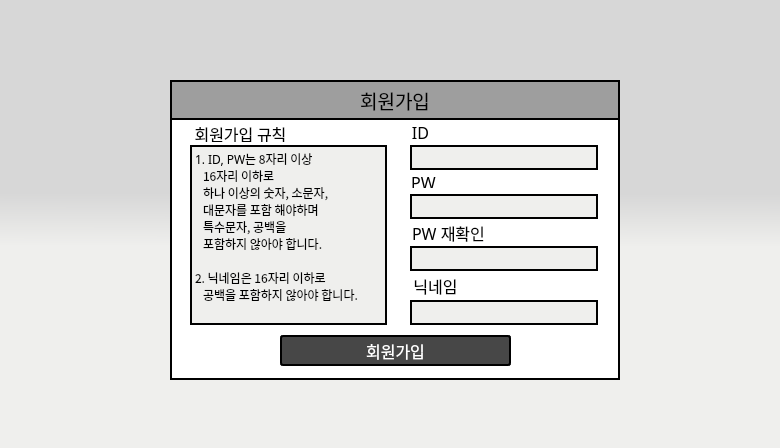
<?xml version="1.0" encoding="UTF-8"?>
<ui version="4.0">
 <class>Dialog</class>
 <widget class="QDialog" name="Dialog">
  <property name="geometry">
   <rect>
    <x>0</x>
    <y>0</y>
    <width>780</width>
    <height>448</height>
   </rect>
  </property>
  <property name="windowTitle">
   <string>PIM AGENT</string>
  </property>
  <property name="styleSheet">
   <string notr="true">background-color:qlineargradient(spread:pad, x1:0.5, y1:0.432, x2:0.499682, y2:0.551, stop:0 rgba(215, 215, 215, 255), stop:1 rgba(239, 239, 237, 255))</string>
  </property>
  <widget class="QFrame" name="frame">
   <property name="geometry">
    <rect>
     <x>170</x>
     <y>80</y>
     <width>450</width>
     <height>300</height>
    </rect>
   </property>
   <property name="font">
    <font>
     <family>함초롬돋움</family>
     <pointsize>12</pointsize>
    </font>
   </property>
   <property name="styleSheet">
    <string notr="true">background-color:#ffffff;
border: 2px solid black;
</string>
   </property>
   <property name="frameShape">
    <enum>QFrame::StyledPanel</enum>
   </property>
   <property name="frameShadow">
    <enum>QFrame::Raised</enum>
   </property>
   <widget class="QLineEdit" name="idEdit">
    <property name="geometry">
     <rect>
      <x>240</x>
      <y>65</y>
      <width>188</width>
      <height>25</height>
     </rect>
    </property>
    <property name="font">
     <font>
      <family>돋움</family>
      <pointsize>12</pointsize>
     </font>
    </property>
    <property name="styleSheet">
     <string notr="true">background-color:#EFEFED;</string>
    </property>
    <property name="alignment">
     <set>Qt::AlignLeading|Qt::AlignLeft|Qt::AlignVCenter</set>
    </property>
   </widget>
   <widget class="QLabel" name="passLabel">
    <property name="geometry">
     <rect>
      <x>233</x>
      <y>92</y>
      <width>41</width>
      <height>21</height>
     </rect>
    </property>
    <property name="font">
     <font>
      <family>함초롬돋움</family>
      <pointsize>12</pointsize>
     </font>
    </property>
    <property name="styleSheet">
     <string notr="true">border: 5px solid rgba(255,255,255,0);
background-color: rgba(255,255,255,0);
background: transparent;</string>
    </property>
    <property name="text">
     <string>PW</string>
    </property>
    <property name="alignment">
     <set>Qt::AlignCenter</set>
    </property>
   </widget>
   <widget class="QLineEdit" name="pwdEdit">
    <property name="geometry">
     <rect>
      <x>240</x>
      <y>114</y>
      <width>188</width>
      <height>25</height>
     </rect>
    </property>
    <property name="font">
     <font>
      <family>돋움</family>
      <pointsize>12</pointsize>
     </font>
    </property>
    <property name="styleSheet">
     <string notr="true">background-color:#EFEFED;</string>
    </property>
    <property name="echoMode">
     <enum>QLineEdit::Password</enum>
    </property>
   </widget>
   <widget class="QLabel" name="idLabel">
    <property name="geometry">
     <rect>
      <x>230</x>
      <y>40</y>
      <width>41</width>
      <height>25</height>
     </rect>
    </property>
    <property name="font">
     <font>
      <family>함초롬돋움</family>
      <pointsize>12</pointsize>
     </font>
    </property>
    <property name="styleSheet">
     <string notr="true">border: 5px solid rgba(255,255,255,0);
background-color: rgba(255,255,255,0);
background: transparent;</string>
    </property>
    <property name="text">
     <string>ID</string>
    </property>
    <property name="alignment">
     <set>Qt::AlignCenter</set>
    </property>
   </widget>
   <widget class="QPushButton" name="joinBtn">
    <property name="geometry">
     <rect>
      <x>110</x>
      <y>255</y>
      <width>231</width>
      <height>31</height>
     </rect>
    </property>
    <property name="palette">
     <palette>
      <active>
       <colorrole role="WindowText">
        <brush brushstyle="SolidPattern">
         <color alpha="255">
          <red>255</red>
          <green>255</green>
          <blue>255</blue>
         </color>
        </brush>
       </colorrole>
       <colorrole role="Button">
        <brush brushstyle="SolidPattern">
         <color alpha="255">
          <red>71</red>
          <green>71</green>
          <blue>71</blue>
         </color>
        </brush>
       </colorrole>
       <colorrole role="Text">
        <brush brushstyle="SolidPattern">
         <color alpha="255">
          <red>255</red>
          <green>255</green>
          <blue>255</blue>
         </color>
        </brush>
       </colorrole>
       <colorrole role="ButtonText">
        <brush brushstyle="SolidPattern">
         <color alpha="255">
          <red>255</red>
          <green>255</green>
          <blue>255</blue>
         </color>
        </brush>
       </colorrole>
       <colorrole role="Base">
        <brush brushstyle="SolidPattern">
         <color alpha="255">
          <red>71</red>
          <green>71</green>
          <blue>71</blue>
         </color>
        </brush>
       </colorrole>
       <colorrole role="Window">
        <brush brushstyle="SolidPattern">
         <color alpha="255">
          <red>71</red>
          <green>71</green>
          <blue>71</blue>
         </color>
        </brush>
       </colorrole>
      </active>
      <inactive>
       <colorrole role="WindowText">
        <brush brushstyle="SolidPattern">
         <color alpha="255">
          <red>255</red>
          <green>255</green>
          <blue>255</blue>
         </color>
        </brush>
       </colorrole>
       <colorrole role="Button">
        <brush brushstyle="SolidPattern">
         <color alpha="255">
          <red>71</red>
          <green>71</green>
          <blue>71</blue>
         </color>
        </brush>
       </colorrole>
       <colorrole role="Text">
        <brush brushstyle="SolidPattern">
         <color alpha="255">
          <red>255</red>
          <green>255</green>
          <blue>255</blue>
         </color>
        </brush>
       </colorrole>
       <colorrole role="ButtonText">
        <brush brushstyle="SolidPattern">
         <color alpha="255">
          <red>255</red>
          <green>255</green>
          <blue>255</blue>
         </color>
        </brush>
       </colorrole>
       <colorrole role="Base">
        <brush brushstyle="SolidPattern">
         <color alpha="255">
          <red>71</red>
          <green>71</green>
          <blue>71</blue>
         </color>
        </brush>
       </colorrole>
       <colorrole role="Window">
        <brush brushstyle="SolidPattern">
         <color alpha="255">
          <red>71</red>
          <green>71</green>
          <blue>71</blue>
         </color>
        </brush>
       </colorrole>
      </inactive>
      <disabled>
       <colorrole role="WindowText">
        <brush brushstyle="SolidPattern">
         <color alpha="255">
          <red>255</red>
          <green>255</green>
          <blue>255</blue>
         </color>
        </brush>
       </colorrole>
       <colorrole role="Button">
        <brush brushstyle="SolidPattern">
         <color alpha="255">
          <red>71</red>
          <green>71</green>
          <blue>71</blue>
         </color>
        </brush>
       </colorrole>
       <colorrole role="Text">
        <brush brushstyle="SolidPattern">
         <color alpha="255">
          <red>255</red>
          <green>255</green>
          <blue>255</blue>
         </color>
        </brush>
       </colorrole>
       <colorrole role="ButtonText">
        <brush brushstyle="SolidPattern">
         <color alpha="255">
          <red>255</red>
          <green>255</green>
          <blue>255</blue>
         </color>
        </brush>
       </colorrole>
       <colorrole role="Base">
        <brush brushstyle="SolidPattern">
         <color alpha="255">
          <red>71</red>
          <green>71</green>
          <blue>71</blue>
         </color>
        </brush>
       </colorrole>
       <colorrole role="Window">
        <brush brushstyle="SolidPattern">
         <color alpha="255">
          <red>71</red>
          <green>71</green>
          <blue>71</blue>
         </color>
        </brush>
       </colorrole>
      </disabled>
     </palette>
    </property>
    <property name="font">
     <font>
      <family>함초롬돋움</family>
      <pointsize>12</pointsize>
      <weight>50</weight>
      <bold>false</bold>
     </font>
    </property>
    <property name="styleSheet">
     <string notr="true">color: white;
background-color:#474747;
border-style: solid;
border-radius:3px;</string>
    </property>
    <property name="text">
     <string>회원가입</string>
    </property>
   </widget>
   <widget class="QLabel" name="titleLabel">
    <property name="geometry">
     <rect>
      <x>0</x>
      <y>0</y>
      <width>450</width>
      <height>40</height>
     </rect>
    </property>
    <property name="font">
     <font>
      <family>함초롬돋움</family>
      <pointsize>14</pointsize>
     </font>
    </property>
    <property name="styleSheet">
     <string notr="true">color: black;
background-color: #9E9E9E;
text-align:center;</string>
    </property>
    <property name="text">
     <string>회원가입</string>
    </property>
    <property name="alignment">
     <set>Qt::AlignCenter</set>
    </property>
   </widget>
   <widget class="QLabel" name="repassLabel">
    <property name="geometry">
     <rect>
      <x>233</x>
      <y>138</y>
      <width>91</width>
      <height>30</height>
     </rect>
    </property>
    <property name="font">
     <font>
      <family>함초롬돋움</family>
      <pointsize>12</pointsize>
     </font>
    </property>
    <property name="styleSheet">
     <string notr="true">border: 5px solid rgba(255,255,255,0);
background-color: rgba(255,255,255,0);
background: transparent;</string>
    </property>
    <property name="text">
     <string>PW 재확인</string>
    </property>
    <property name="alignment">
     <set>Qt::AlignCenter</set>
    </property>
   </widget>
   <widget class="QLineEdit" name="pwdCheckEdit">
    <property name="geometry">
     <rect>
      <x>240</x>
      <y>166</y>
      <width>188</width>
      <height>25</height>
     </rect>
    </property>
    <property name="font">
     <font>
      <family>돋움</family>
      <pointsize>12</pointsize>
     </font>
    </property>
    <property name="styleSheet">
     <string notr="true">background-color:#EFEFED;</string>
    </property>
    <property name="echoMode">
     <enum>QLineEdit::Password</enum>
    </property>
   </widget>
   <widget class="QLabel" name="nicknameLabel">
    <property name="geometry">
     <rect>
      <x>230</x>
      <y>190</y>
      <width>71</width>
      <height>31</height>
     </rect>
    </property>
    <property name="font">
     <font>
      <family>함초롬돋움</family>
      <pointsize>12</pointsize>
     </font>
    </property>
    <property name="styleSheet">
     <string notr="true">border: 5px solid rgba(255,255,255,0);
background-color: rgba(255,255,255,0);
background: transparent;</string>
    </property>
    <property name="text">
     <string>닉네임</string>
    </property>
    <property name="alignment">
     <set>Qt::AlignCenter</set>
    </property>
   </widget>
   <widget class="QLineEdit" name="nicknameEdit">
    <property name="geometry">
     <rect>
      <x>240</x>
      <y>220</y>
      <width>188</width>
      <height>25</height>
     </rect>
    </property>
    <property name="font">
     <font>
      <family>돋움</family>
      <pointsize>12</pointsize>
     </font>
    </property>
    <property name="styleSheet">
     <string notr="true">background-color:#EFEFED;</string>
    </property>
    <property name="echoMode">
     <enum>QLineEdit::Normal</enum>
    </property>
   </widget>
   <widget class="QLabel" name="ruleLabel">
    <property name="geometry">
     <rect>
      <x>10</x>
      <y>40</y>
      <width>121</width>
      <height>27</height>
     </rect>
    </property>
    <property name="font">
     <font>
      <family>함초롬돋움</family>
      <pointsize>12</pointsize>
     </font>
    </property>
    <property name="styleSheet">
     <string notr="true">border: 5px solid white;
background-color: rgba(255, 255, 255, 90);
background: transparent;</string>
    </property>
    <property name="text">
     <string>회원가입 규칙</string>
    </property>
    <property name="alignment">
     <set>Qt::AlignCenter</set>
    </property>
   </widget>
   <widget class="QLabel" name="titleLabel_2">
    <property name="geometry">
     <rect>
      <x>20</x>
      <y>65</y>
      <width>197</width>
      <height>180</height>
     </rect>
    </property>
    <property name="font">
     <font>
      <family>함초롬돋움</family>
      <pointsize>9</pointsize>
     </font>
    </property>
    <property name="styleSheet">
     <string notr="true">background-color:#EFEFED;</string>
    </property>
    <property name="text">
     <string>1. ID, PW는 8자리 이상
   16자리 이하로
   하나 이상의 숫자, 소문자, 
   대문자를 포함 해야하며 
   특수문자, 공백을
   포함하지 않아야 합니다.

2. 닉네임은 16자리 이하로 
   공백을 포함하지 않아야 합니다.</string>
    </property>
    <property name="alignment">
     <set>Qt::AlignLeading|Qt::AlignLeft|Qt::AlignTop</set>
    </property>
   </widget>
  </widget>
 </widget>
 <resources/>
 <connections/>
</ui>
